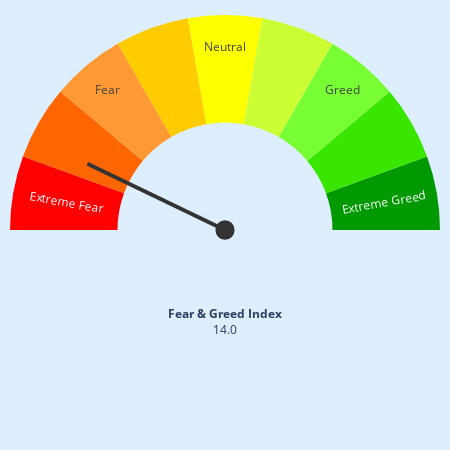

The notebook cell this image was saved under:
### Code cell
# setting up gauge colors and levels
plot_bgcolor = "#def"
quadrant_colors = [plot_bgcolor, '#009900', '#39e600', '#77ff33', 
                   '#ccff33', '#ffff00', '#ffcc00', '#ff9933', '#ff6600', '#ff0000']
quadrant_text = ["", "Extreme Greed", "", "Greed", "", "Neutral", "", "Fear", "", "Extreme Fear"]
n_quadrants = len(quadrant_colors) - 1

# range and values for gauge
current_value = float(fear_greed_index)
min_value = 0
max_value = 100
hand_length = np.sqrt(2) / 4
hand_angle = np.pi * (1 - (max(min_value, min(max_value, current_value)) - min_value) / (max_value - min_value))

# plotting half circle to make gauge
fig = go.Figure(
    data=[
        go.Pie(
            values=[0.5] + (np.ones(n_quadrants) / 2 / n_quadrants).tolist(),
            rotation=90,
            hole=0.5,
            marker_colors=quadrant_colors,
            text=quadrant_text,
            textinfo="text",
            hoverinfo="skip",
        ),
    ],
    # setting size of plot
    layout=go.Layout(
        showlegend=False,
        margin=dict(b=0,t=10,l=10,r=10),
        width=450,
        height=450,
        paper_bgcolor=plot_bgcolor,
        annotations=[
            go.layout.Annotation(
                text=f"<b>Fear & Greed Index</b><br>{current_value}",
                x=0.5, xanchor="center", xref="paper",
                y=0.25, yanchor="bottom", yref="paper",
                showarrow=False,
            )
        ],
        # setting shape and color of plot
        shapes=[
            go.layout.Shape(
                type="circle",
                x0=0.48, x1=0.52,
                y0=0.48, y1=0.52,
                fillcolor="#333",
                line_color="#333",
            ),
            go.layout.Shape(
                type="line",
                x0=0.5, x1=0.5 + hand_length * np.cos(hand_angle),
                y0=0.5, y1=0.5 + hand_length * np.sin(hand_angle),
                line=dict(color="#333", width=4)
            )
        ]
    )
)
fig.show()

### Figure 1 — Plotly figure (JSON) as saved in the notebook; plotly's stock layout.template omitted (floating-point values rounded to 4 significant figures)
{"data": [{"hole": 0.5, "hoverinfo": "skip", "marker": {"colors": ["#def", "#009900", "#39e600", "#77ff33", "#ccff33", "#ffff00", "#ffcc00", "#ff9933", "#ff6600", "#ff0000"]}, "rotation": 90, "text": ["", "Extreme Greed", "", "Greed", "", "Neutral", "", "Fear", "", "Extreme Fear"], "textinfo": "text", "type": "pie", "values": [0.5, 0.05556, 0.05556, 0.05556, 0.05556, 0.05556, 0.05556, 0.05556, 0.05556, 0.05556]}], "layout": {"annotations": [{"showarrow": false, "text": "<b>Fear & Greed Index</b><br>14.0", "x": 0.5, "xanchor": "center", "xref": "paper", "y": 0.25, "yanchor": "bottom", "yref": "paper"}], "height": 450, "margin": {"b": 0, "l": 10, "r": 10, "t": 10}, "paper_bgcolor": "#def", "shapes": [{"fillcolor": "#333", "line": {"color": "#333"}, "type": "circle", "x0": 0.48, "x1": 0.52, "y0": 0.48, "y1": 0.52}, {"line": {"color": "#333", "width": 4}, "type": "line", "x0": 0.5, "x1": 0.1801, "y0": 0.5, "y1": 0.6505}], "showlegend": false, "width": 450}}
